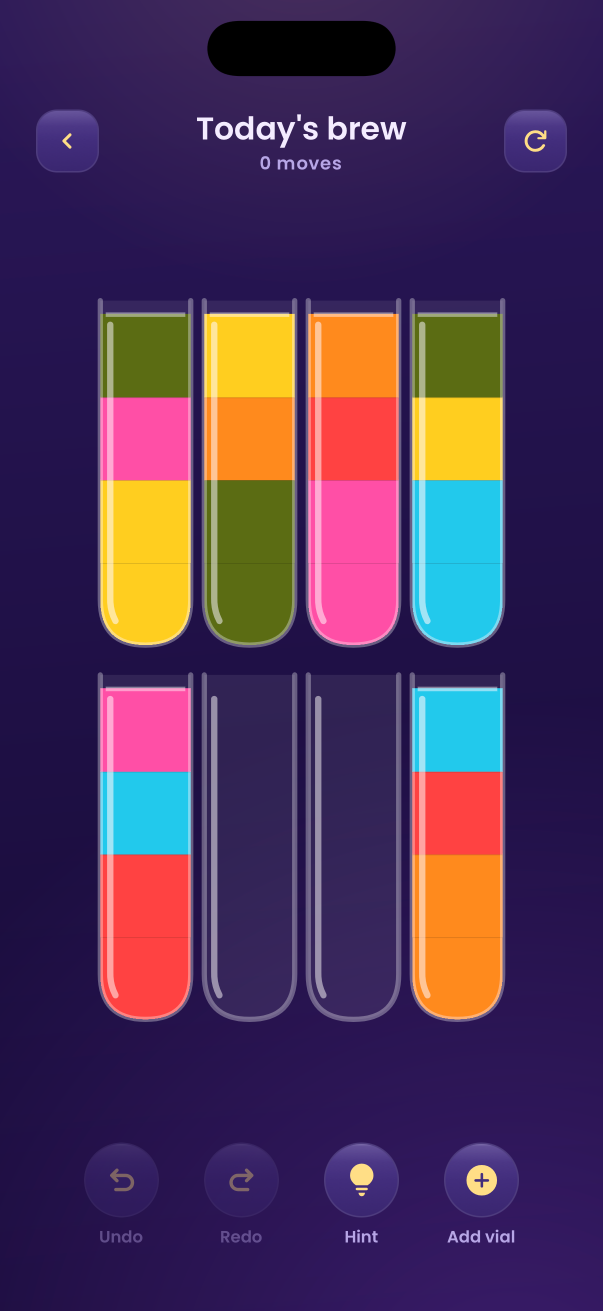
#> input picture store/captures/03-brew.png, 1206 x 2622 px (shown at 1/2 size)
$ python make-store-screenshots.py
#> lines starting #> are read from the running program, lines starting #| are printed output that depends on the picture; after the words box and inside, x2 and y2 are one past the last pixel; in counts of white or black regions, pixels touching at a corner belong together
#!/usr/bin/env python3
"""
Frame the raw device captures as Play Store screenshots.

    python3 script/make-store-screenshots.py

Reads `store/captures/*.png` and writes `store/play/screenshots/play-NN.png`,
1080x1920 each — Play wants 9:16 or 16:9, and a phone framebuffer is neither
(iPhone 17 Pro is 1206x2622, a 9:19.6 slab). A plain resize would letterbox or
crop the board, so the capture is inset on the feature graphic's own background
with a caption above it.

**The captures are the masters and cannot be regenerated by a script.** They
came off a booted simulator with a human — or a cursor — playing the game, so
they are committed rather than derived. Everything below them is.

Two crops are deliberate. `CROP_TOP` clears the dynamic island, which otherwise
peeks over the top edge of the inset and reads as a rendering fault; `CROP_BOTTOM`
takes the home indicator. Between them they also remove every iOS tell, so the
same plates are honest on a Play listing.

The palette is copied from `src/theme/colors.ts` rather than imported — this is
Python and that is TypeScript. Move a color there and move it here too; nothing
tests this, because nothing in the app reads these files.
"""

import pathlib
from PIL import Image, ImageDraw, ImageFont, ImageFilter

ROOT = pathlib.Path(__file__).resolve().parent.parent
CAPTURES = ROOT / 'store' / 'captures'
OUT = ROOT / 'store' / 'play' / 'screenshots'

W, H = 1080, 1920

# From `colours` in src/theme/colors.ts.
NIGHT, NIGHT_DEEP = (0x2E, 0x1A, 0x5E), (0x14, 0x0A, 0x32)
LAMP, PLUM = (0xFF, 0xBE, 0x64), (0xA2, 0x4D, 0xFF)
GOLD_PALE, GOLD, GOLD_BRONZE = (0xFF, 0xEF, 0xB4), (0xFF, 0xD1, 0x70), (0xE7, 0xA3, 0x2E)

CROP_TOP, CROP_BOTTOM = 196, 52
CAPTION_Y = 170

# Order matters more than the captions do: Play shows two or three plates before
# anyone scrolls, and those drive the conversion rate that feeds ranking. The
# board goes first because it is the only one that says what the game *is*.
PLATES = [
    ('03-brew.png', 'Pour, sort, unwind'),
    ('01-board-mid.png', 'No timers. No fails.'),
    ('05-complete.png', 'Play it well, earn the stars'),
    ('04-stages.png', 'Thousands of puzzles'),
    ('06-rewards.png', 'A new brew every day'),
    ('01-home.png', 'Made for the ten quiet minutes'),
    ('08-colorblind.png', 'Colorblind marks on every vial'),
    ('07-shop.png', 'Vials worth playing toward'),
]

FONT_CANDIDATES = [
    '/System/Library/Fonts/Avenir Next.ttc',
    '/System/Library/Fonts/Supplemental/Futura.ttc',
    '/System/Library/Fonts/Helvetica.ttc',
]


def font(size):
    """A system face. Poppins is bundled in `assets/`, not installed, so PIL
    cannot resolve it by name — the caption is close in character, not identical."""
    for path in FONT_CANDIDATES:
        if pathlib.Path(path).exists():
            try:
                return ImageFont.truetype(path, size, index=1)
            except Exception:
                pass
    return ImageFont.load_default()


def ground():
    """The feature graphic's background, so the two read as one set."""
    bg = Image.new('RGB', (W, H))
#> bg: PIL image 1080x1920 RGB; every value is 0
    draw = ImageDraw.Draw(bg)
    for y in range(H):
        t = y / H
        draw.line([(0, y), (W, y)], fill=tuple(
            int(NIGHT[i] + (NIGHT_DEEP[i] - NIGHT[i]) * t) for i in range(3)))

    def glow(cx, cy, radius, color, peak):
#> called with cx = 172.8, cy = 96, radius = 1080, color = (255, 190, 100), peak = 0.26
        layer = Image.new('L', (W, H), 0)
#> layer: PIL image 1080x1920 L; every value is 0
        ld = ImageDraw.Draw(layer)
        steps = 26
        for i in range(steps, 0, -1):
            r = radius * i / steps
            ld.ellipse([cx - r, cy - r, cx + r, cy + r],
                       fill=int(peak * 255 * (1 - i / steps) ** 2))
        bg.paste(Image.new('RGB', (W, H), color), (0, 0),
                 layer.filter(ImageFilter.GaussianBlur(90)))

    glow(W * 0.16, H * 0.05, W * 1.00, LAMP, 0.26)
    glow(W * 0.92, H * 1.02, W * 0.95, PLUM, 0.30)
#> call 2 of glow, with cx = 993.6, cy = 1958.4, radius = 1026, color = (162, 77, 255), peak = 0.3
#> in glow (call 2), `bg.paste(Image.new('RGB', (W, H), color), (0, 0), layer.filter(ImageFi..`:
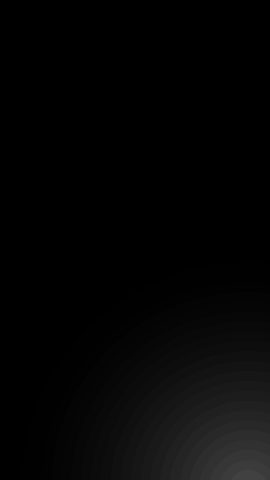
#> layer: PIL image 1080x1920 L (shown at 1/4 size); min 0, max 70, mean 5
    return bg


def gold_caption(canvas, text, f):
    """Gradient lettering, the same ramp `gradients.wordmark` uses. Flat gold
    reads as a label; the ramp reads as the game's own chrome."""
#> called with text = 'Pour, sort, unwind'
    draw = ImageDraw.Draw(canvas)
    box = draw.textbbox((W // 2, CAPTION_Y), text, font=f, anchor='mm')
#> box = (498, 166, 582, 175)
    height = box[3] - box[1]
#> height = 9
    if height <= 0:
        return

    mask = Image.new('L', (W, H), 0)
    ImageDraw.Draw(mask).text((W // 2, CAPTION_Y), text, font=f,
                              anchor='mm', fill=255)
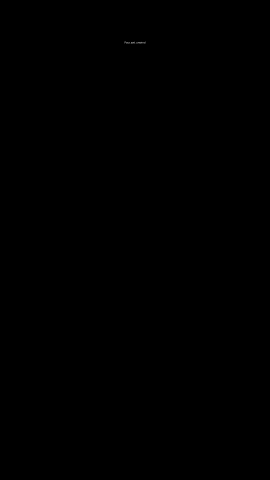
#> mask: PIL image 1080x1920 L (shown at 1/4 size); min 0, max 252, mean 0

    grad = Image.new('RGB', (W, H))
    gd = ImageDraw.Draw(grad)
    for y in range(box[1], box[3]):
        t = (y - box[1]) / max(height - 1, 1)
        a, b = (GOLD_PALE, GOLD) if t < 0.5 else (GOLD, GOLD_BRONZE)
        k = t * 2 if t < 0.5 else (t - 0.5) * 2
        gd.line([(0, y), (W, y)],
                fill=tuple(int(a[i] + (b[i] - a[i]) * k) for i in range(3)))
#> this loop made 9 passes
#> (t, a, b, k) on passes 1 to 8: (0, (255, 239, 180), (255, 209, 112), 0), (0.125, (255, 239, 180), (255, 209, 112), 0.25), (0.25, (255, 239, 180), (255, 209, 112), 0.5), (0.375, (255, 239, 180), (255, 209, 112), 0.75), (0.5, (255, 209, 112), (231, 163, 46), 0), (0.625, (255, 209, 112), (231, 163, 46), 0.25), (0.75, (255, 209, 112), (231, 163, 46), 0.5), (0.875, (255, 209, 112), (231, 163, 46), 0.75)

    canvas.paste(grad, (0, 0), mask)


def rounded(img, radius):
    mask = Image.new('L', img.size, 0)
    ImageDraw.Draw(mask).rounded_rectangle(
        [0, 0, img.size[0] - 1, img.size[1] - 1], radius=radius, fill=255)
    out = img.convert('RGBA')
    out.putalpha(mask)
    return out


def main():
    OUT.mkdir(parents=True, exist_ok=True)
    for index, (source, caption) in enumerate(PLATES, 1):
        path = CAPTURES / source
        if not path.exists():
            print(f'  missing {source} — skipped')
            continue

        canvas = ground()
        gold_caption(canvas, caption, font(56))

        shot = Image.open(path).convert('RGB')
        shot = shot.crop((0, CROP_TOP, shot.width, shot.height - CROP_BOTTOM))
#> shot: PIL image 1206x2374 RGB

        top = CAPTION_Y + 128
        available = H - top - 92
        width = int(shot.width * (available / shot.height))
        height = available
        if width > W - 186:
            width = W - 186
            height = int(shot.height * (width / shot.width))
        shot = rounded(shot.resize((width, height), Image.LANCZOS), 44)
#> in rounded, `ImageDraw.Draw(mask).rounded_rectangle( [0, 0, img.size[0] - 1, img.si..`:
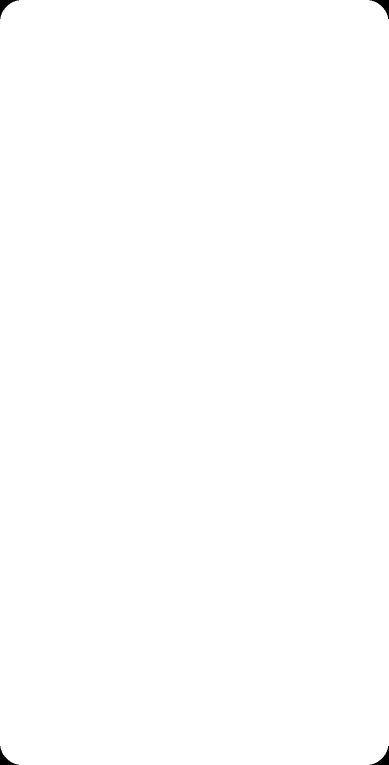
#> mask: PIL image 777x1530 L (shown at 1/2 size); 99.9% white; 4 black regions, box (x1, y1, x2, y2) and area: (0, 0, 38, 38) 427, (739, 0, 777, 38) 427, (0, 1492, 38, 1530) 427, (739, 1492, 777, 1530) 427
#> in rounded, `out = img.convert('RGBA')`:
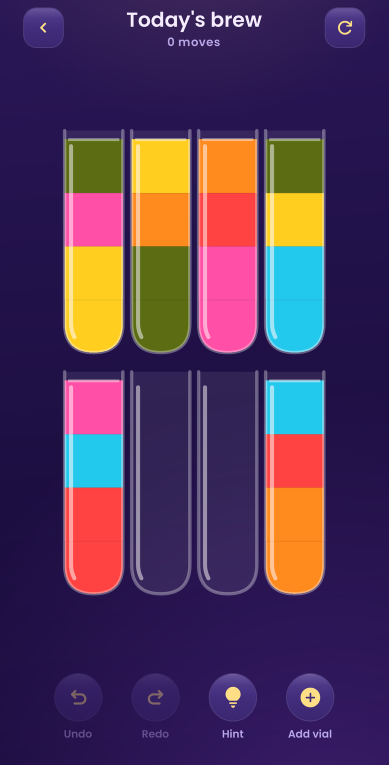
#> out: PIL image 777x1530 RGBA (shown at 1/2 size); mean R, G, B, A 82.8, 55.8, 89.2, 255

        x, y = (W - width) // 2, top

        # A drop shadow, so the plate sits on the ground rather than in it.
        shadow = Image.new('RGBA', (W, H), (0, 0, 0, 0))
#> shadow: PIL image 1080x1920 RGBA; every value is 0
        ImageDraw.Draw(shadow).rounded_rectangle(
            [x + 8, y + 14, x + width + 8, y + height + 14],
            radius=44, fill=(0, 0, 0, 150))
        shadow = shadow.filter(ImageFilter.GaussianBlur(26))
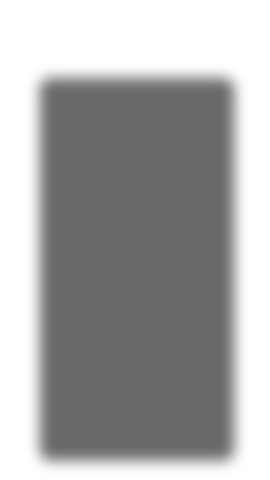
#> shadow: PIL image 1080x1920 RGBA (shown at 1/4 size); mean R, G, B, A 0, 0, 0, 86; transparent parts drawn white
        canvas.paste(Image.new('RGB', (W, H), (0, 0, 0)), (0, 0),
                     shadow.split()[3])
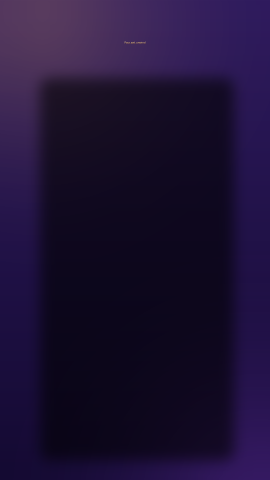
#> canvas: PIL image 1080x1920 RGB (shown at 1/4 size); mean R, G, B 29, 16.8, 51.2

        canvas.paste(shot, (x, y), shot)
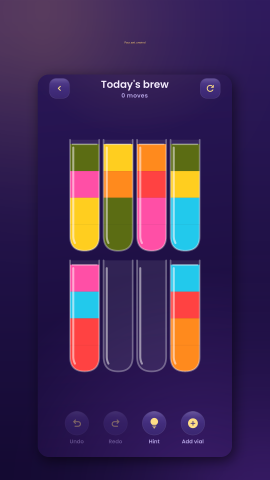
#> canvas: PIL image 1080x1920 RGB (shown at 1/4 size); mean R, G, B 67, 43.5, 84
        out = OUT / f'play-{index:02d}.png'
        canvas.save(out)
        print(f'  {out.relative_to(ROOT)}  <- {source}')
#> pass 2 of the loop in main, `for index, (source, caption) in enumerate(PLATES, 1):`:
#> box = (498, 165, 581, 174)
#> in gold_caption (call 2), `ImageDraw.Draw(mask).text((W // 2, CAPTION_Y), text, font=f, anchor='m..`:
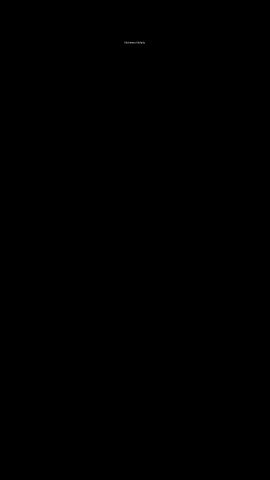
#> mask: PIL image 1080x1920 L (shown at 1/4 size); min 0, max 254, mean 0
#> the loop in gold_caption (call 2), `for y in range(box[1], box[3]):` made 9 passes
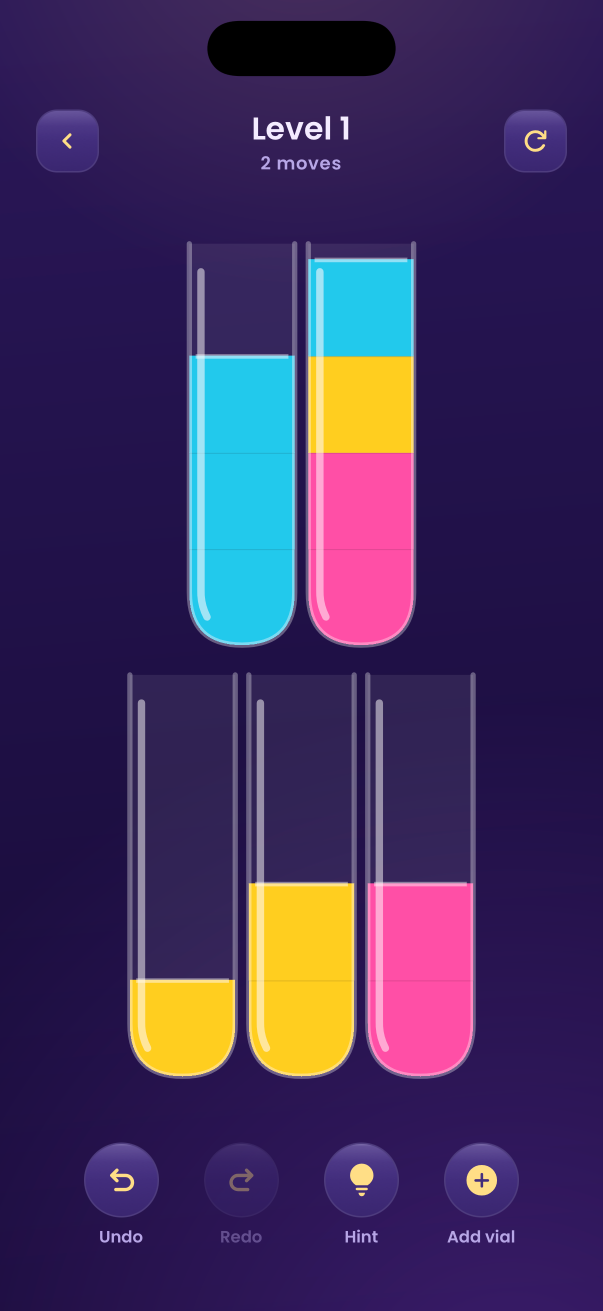
#> input picture store/captures/01-board-mid.png, 1206 x 2622 px (shown at 1/2 size)
#> in main, `canvas.paste(shot, (x, y), shot)`:
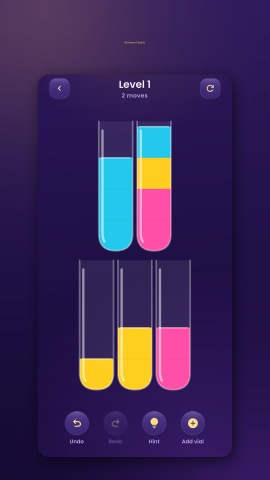
#> canvas: PIL image 1080x1920 RGB (shown at 1/4 size); mean R, G, B 58.5, 40.4, 87.4
#> pass 3 of the loop in main, `for index, (source, caption) in enumerate(PLATES, 1):`:
#> box = (482, 166, 597, 176)
#> height = 10
#> in gold_caption (call 3), `ImageDraw.Draw(mask).text((W // 2, CAPTION_Y), text, font=f, anchor='m..`:
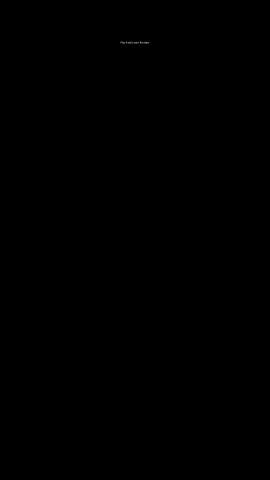
#> mask: PIL image 1080x1920 L (shown at 1/4 size); min 0, max 252, mean 0
#> the loop in gold_caption (call 3), `for y in range(box[1], box[3]):` made 10 passes
#> (t, a, b, k) on passes 1 to 4: (0, (255, 239, 180), (255, 209, 112), 0), (0.111, (255, 239, 180), (255, 209, 112), 0.222), (0.222, (255, 239, 180), (255, 209, 112), 0.444), (0.333, (255, 239, 180), (255, 209, 112), 0.667)
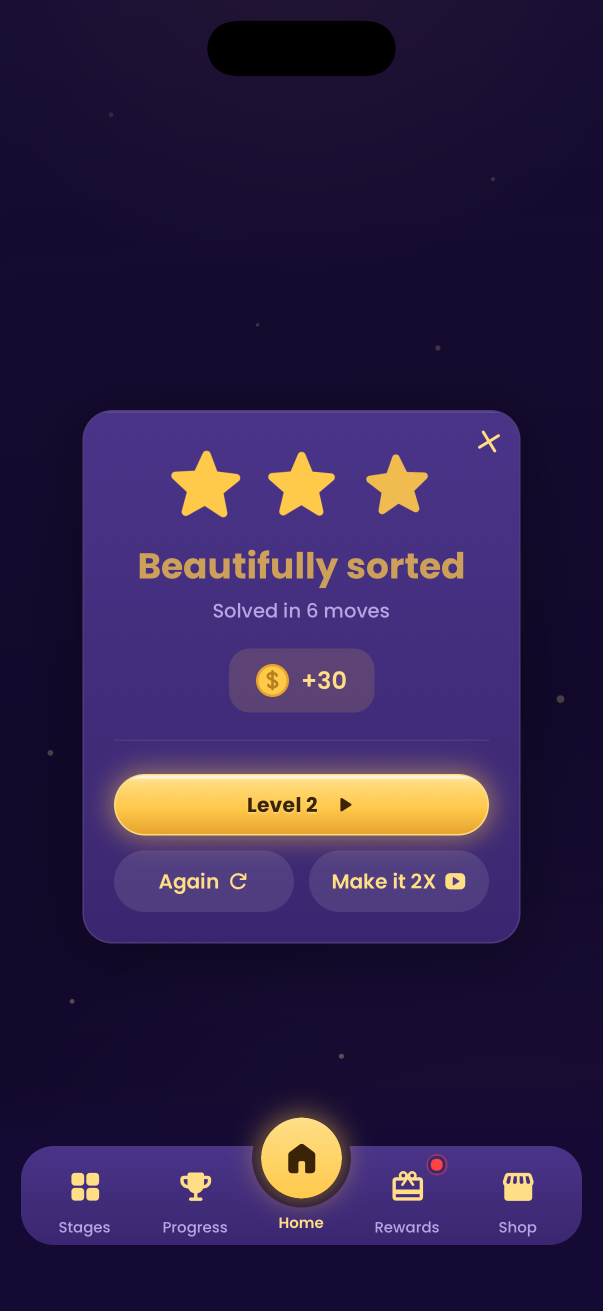
#> input picture store/captures/05-complete.png, 1206 x 2622 px (shown at 1/2 size)
#> in main, `canvas.paste(shot, (x, y), shot)`:
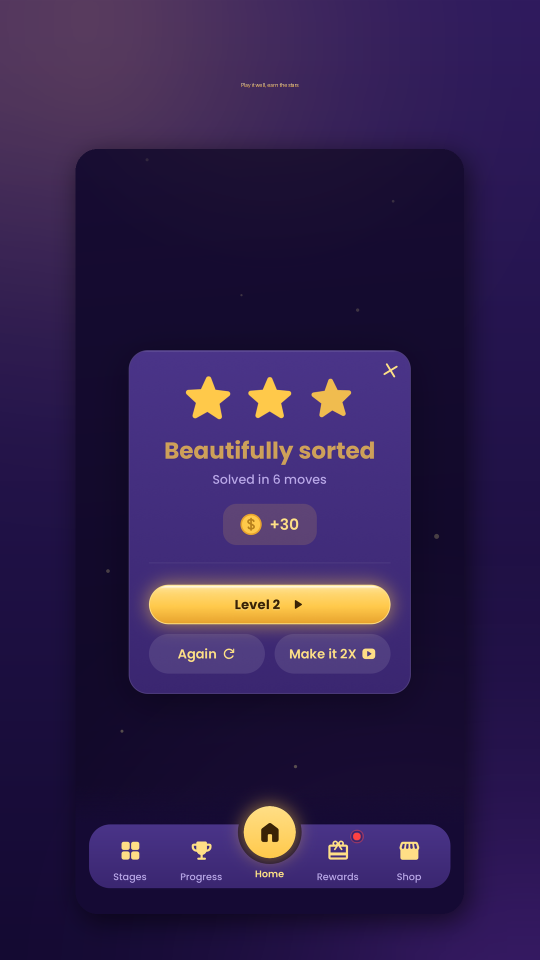
#> canvas: PIL image 1080x1920 RGB (shown at 1/2 size); mean R, G, B 49.3, 32, 76.6
#> the loop made 8 passes; the first 3 are shown


if __name__ == '__main__':
    main()
